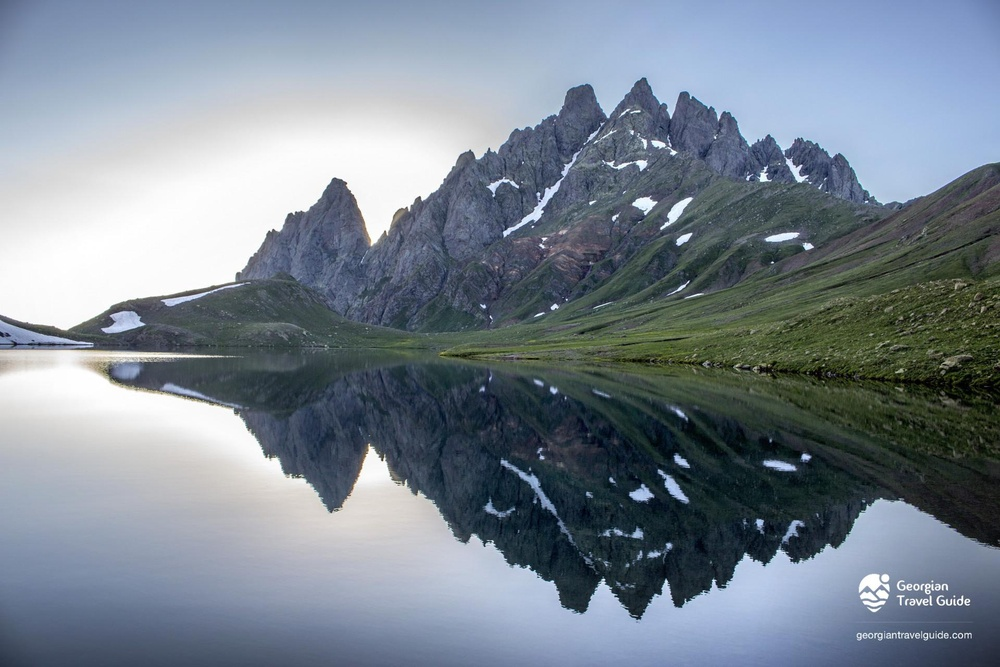
#> input picture OpenCV/images/toba.jpg, 1000 x 667 px, shrunk from 1920 x 1280 before the run
$ python 15-fourier-transform.py
#> lines starting #> are read from the running program, lines starting #| are printed output that depends on the picture
import cv2 as cv
import numpy as np
import matplotlib.pyplot as plt

img = cv.imread("../images/toba.jpg", 0)
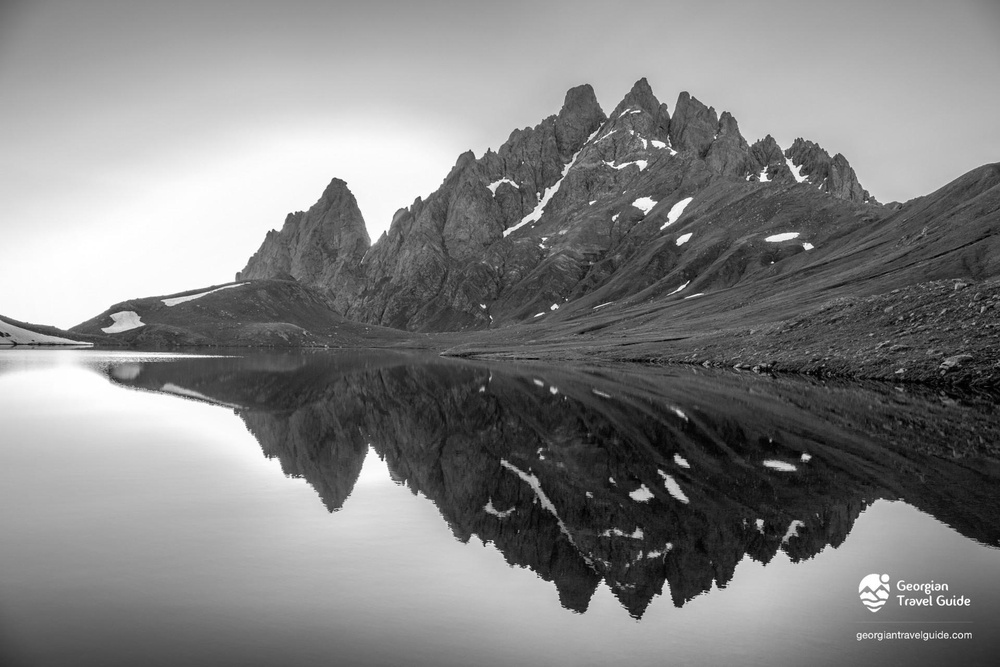
#> img: shape (667, 1000); min 0, max 255, mean 130.8
f = np.fft.fft2(img)
fshift = np.fft.fftshift(f)
magnitude_spectrum = 20 * np.log(np.abs(fshift))
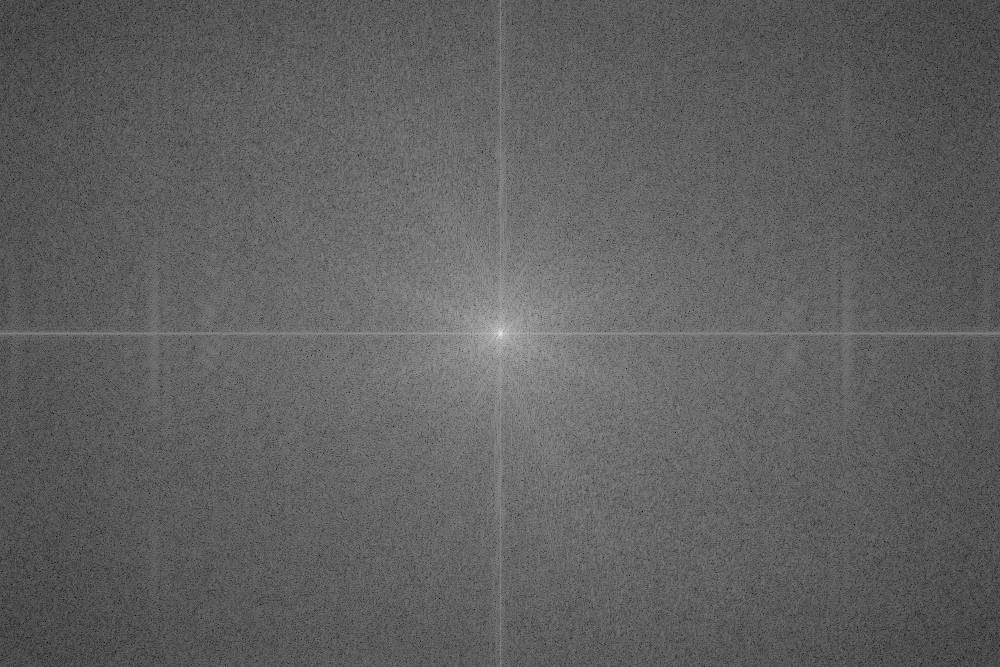
#> magnitude_spectrum: shape (667, 1000) float64; min 48.32, max 365.7, mean 168.7; drawn with min black and max white

plt.subplot(121), plt.imshow(img, cmap='gray')
plt.title('Input Image'), plt.xticks([]), plt.yticks([])
plt.subplot(122), plt.imshow(magnitude_spectrum, cmap='gray')
plt.title('Magnitude Spectrum'), plt.xticks([]), plt.yticks([])
plt.show()
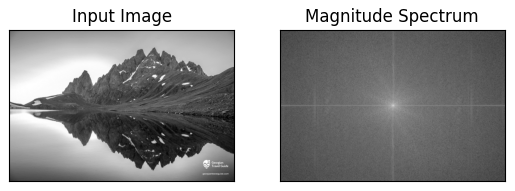
#> figure drawn by matplotlib, 2 panels

rows, cols = img.shape
#> rows = 667; cols = 1000
crow, ccol = rows // 2, cols // 2
#> crow = 333; ccol = 500
fshift[crow - 30:crow + 31, ccol - 30:ccol + 31] = 0
f_ishift = np.fft.ifftshift(fshift)
img_back = np.fft.ifft2(f_ishift)
img_back = np.real(img_back)
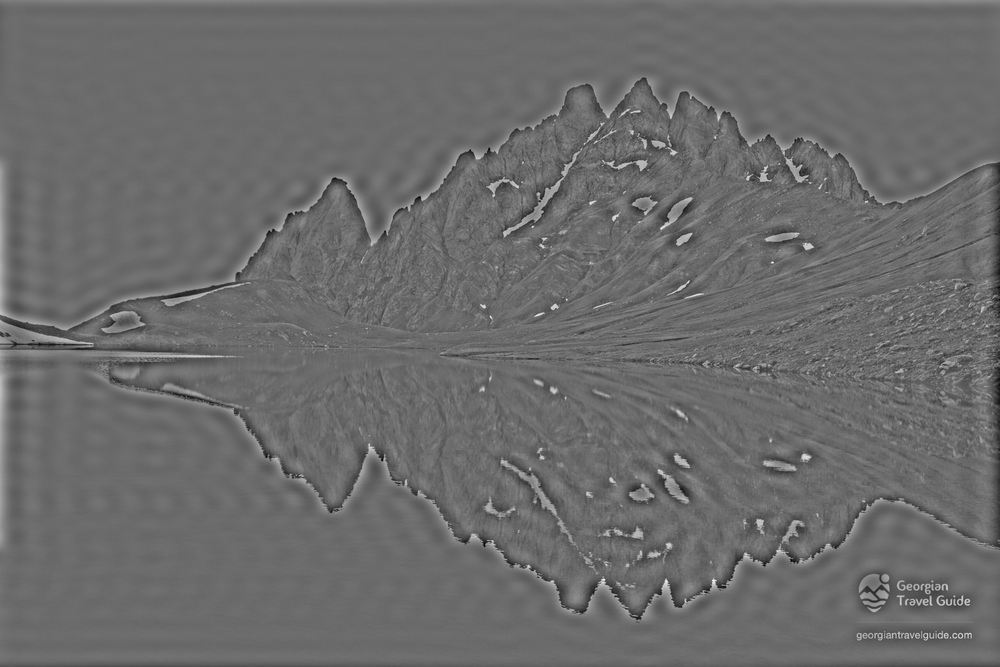
#> img_back: shape (667, 1000) float64; min -142.1, max 194.6, mean 0; drawn with min black and max white
plt.subplot(131), plt.imshow(img, cmap='gray')
plt.title('Input Image'), plt.xticks([]), plt.yticks([])
plt.subplot(132), plt.imshow(img_back, cmap='gray')
plt.title('Image after HPF'), plt.xticks([]), plt.yticks([])
plt.subplot(133), plt.imshow(img_back)
plt.title('Result in JET'), plt.xticks([]), plt.yticks([])
plt.show()

dft = cv.dft(np.float32(img), flags=cv.DFT_COMPLEX_OUTPUT)
dft_shift = np.fft.fftshift(dft)

magnitude_spectrum = 20 * np.log(cv.magnitude(dft_shift[:, :, 0], dft_shift[:, :, 1]))
plt.subplot(121), plt.imshow(img, cmap='gray')
plt.title('Input Image'), plt.xticks([]), plt.yticks([])
plt.subplot(122), plt.imshow(magnitude_spectrum, cmap='gray')
plt.title('Magnitude Spectrum'), plt.xticks([]), plt.yticks([])
plt.show()
